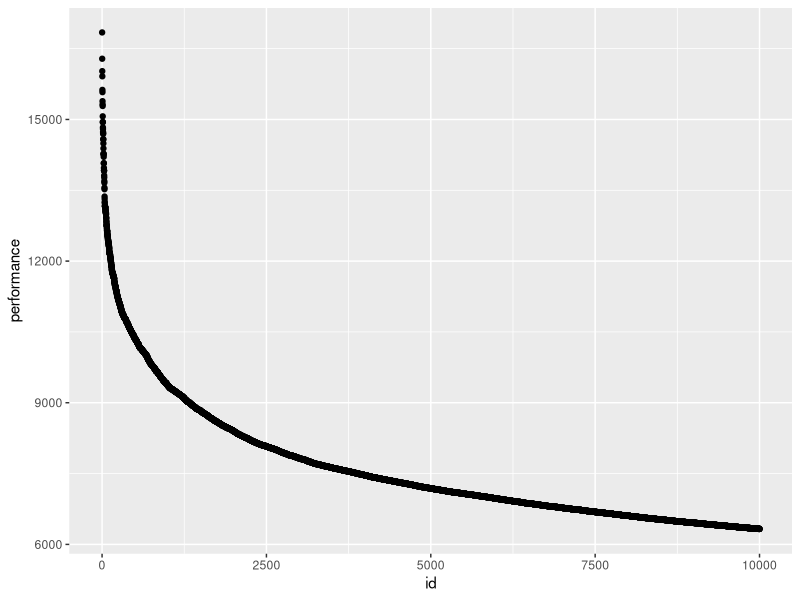
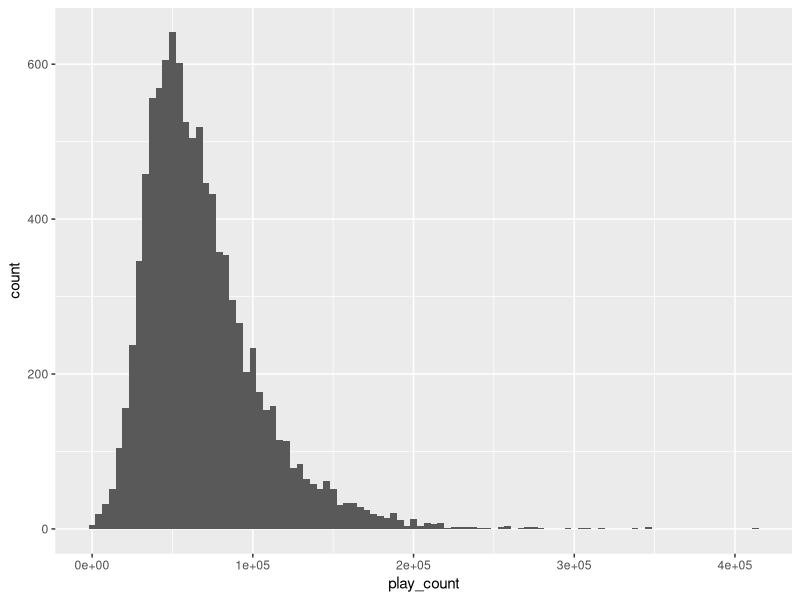
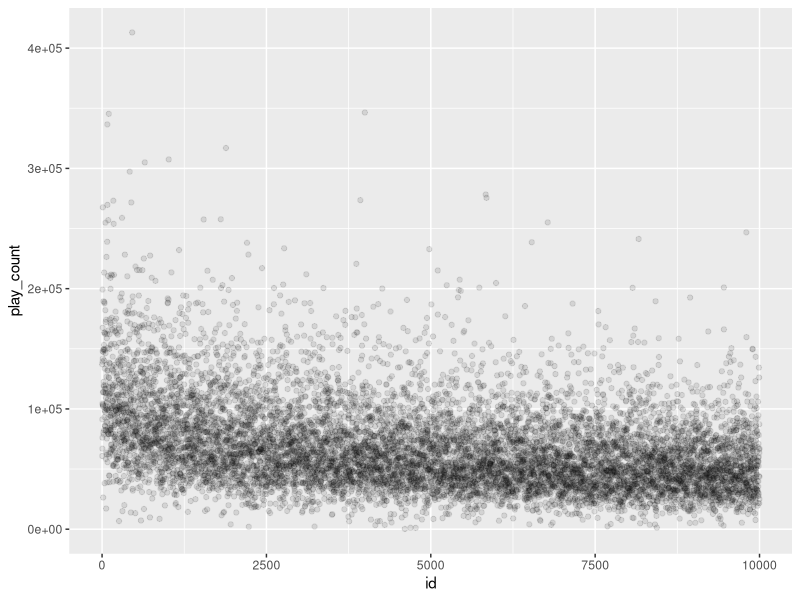
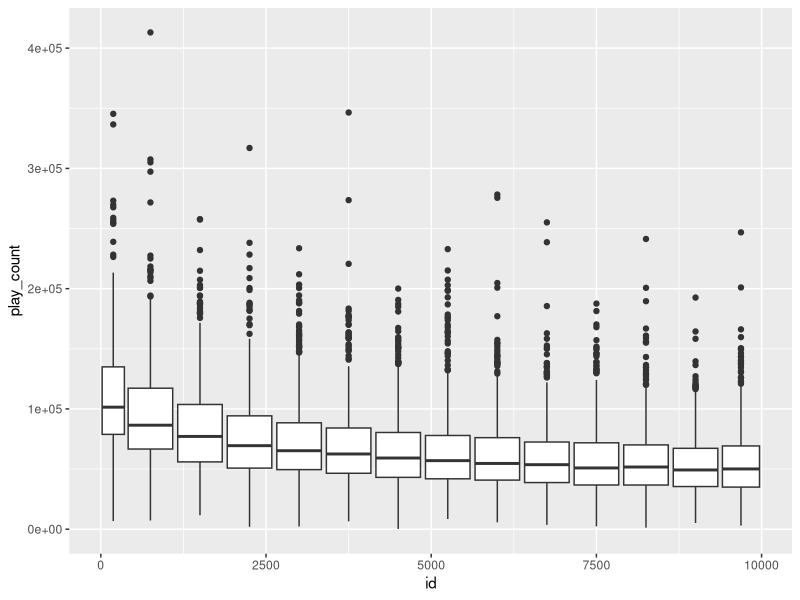
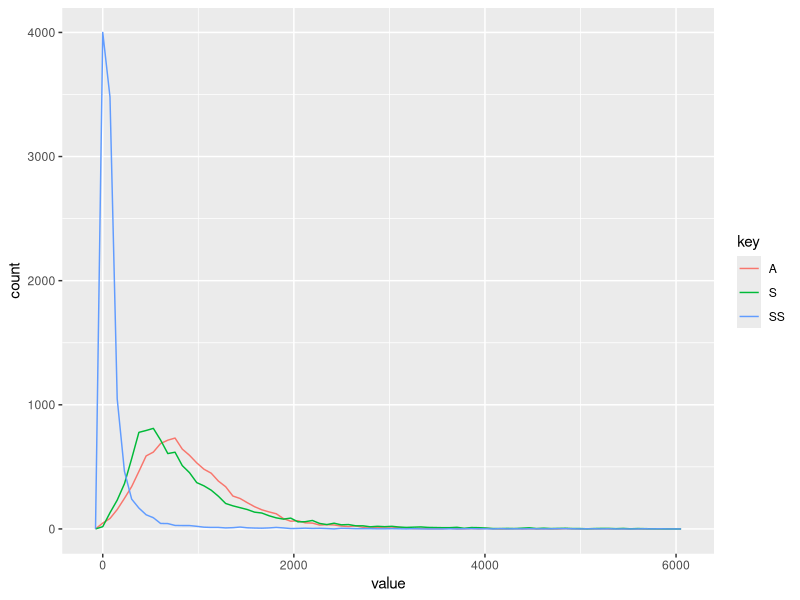
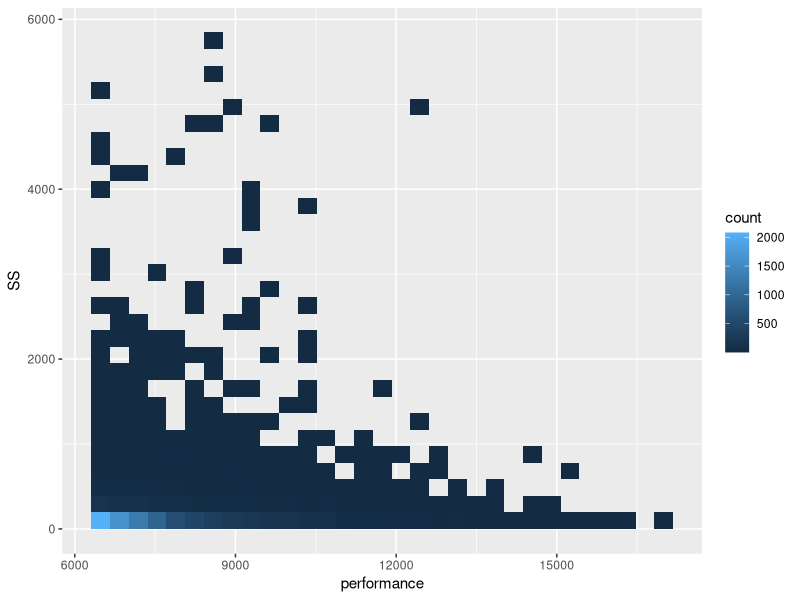
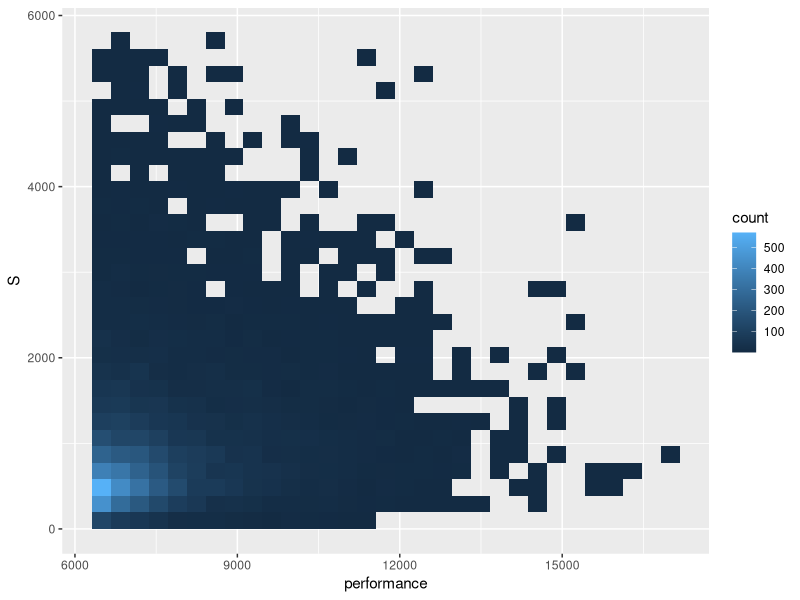
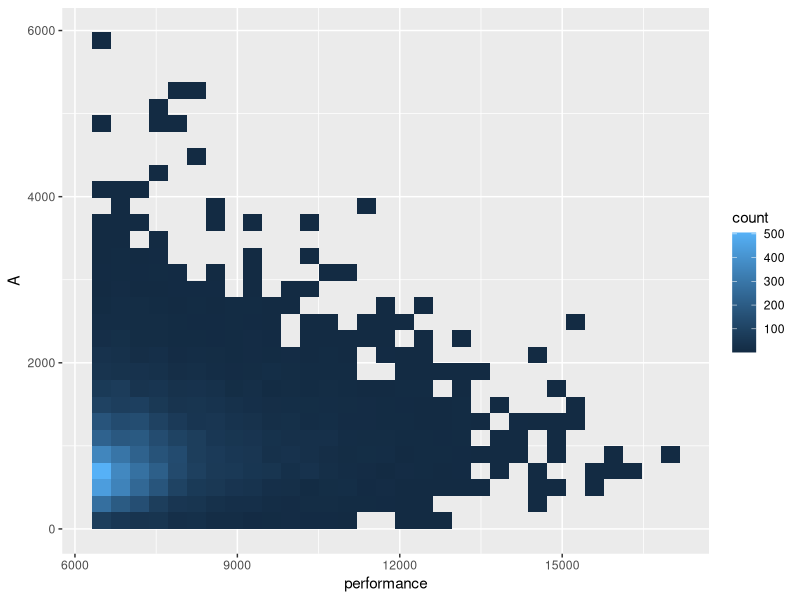

Source code (R) for these figures, in order: (Note: this script raises an error after producing the figures.)
## ---- chunk 1
library(readr)
library(dplyr) # ignore the warning
library(tidyr)
library(ggplot2)
lables <- c("name","performance","accuracy","play_count","SS","S","A")
Player <- read_csv("../Python code/new_player_data.csv",col_names = lables) %>%
  select(performance,play_count,accuracy,SS,S,A) # I don't need player names for this analysis. 
head(Player)
## ---- chunk 2
# for some reason Player isn't sorted by performance yet. 
Player <- Player %>% 
  arrange(desc(performance)) %>%
  mutate(
    id = 1:nrow(Player) # which is bascially a player's rank based on performance rating
      )
ggplot(data = Player) +
  geom_point(mapping = aes(x= id, y=performance))
## ---- chunk 3
ggplot(data = Player) + 
  geom_histogram(mapping = aes(x = play_count),bins = 100)
## ---- chunk 4
ggplot(data = Player) +
  geom_point(mapping = aes(x = id, y = play_count), alpha = 1/10)
## ---- chunk 5
Player %>%
  ggplot(mapping = aes(x = id, y = play_count, group = cut_width(id,750))) +
  geom_boxplot()
## ---- chunk 6
Player %>% 
  gather(key = key, value = value, -id, -performance, -play_count, -accuracy) %>%
  filter(value<6000) %>% # there are a handful of extreme values 
  ggplot(mapping = aes(x = value, color = key)) + 
  geom_freqpoly(bins = 80) 
## ---- chunk 7
Player %>%
  filter(SS<6000,S<6000,A<6000) %>%
  ggplot() +
  geom_bin2d(mapping = aes(x = performance, y = SS))

Player %>%
  filter(SS<6000,S<6000,A<6000) %>%
  ggplot() +
  geom_bin2d(mapping = aes(x = performance, y = S))

Player %>%
  filter(SS<6000,S<6000,A<6000) %>%
  ggplot() +
  geom_bin2d(mapping = aes(x = performance, y = A))
## ---- chunk 8
centered_data <- Player %>%
  mutate(
    play_count = (play_count-mean(play_count))/sqrt(var(play_count)),
    S = (S-mean(S))/sqrt(var(S)), # centering,
    SS = (SS-mean(SS))/sqrt(var(SS)), # centering
    A = (A - mean(A))/sqrt(var(A)), # centering
    accuracy = (accuracy - mean(accuracy))/sd(accuracy),
    performance = (performance - mean(performance))/sd(performance)
  ) %>%
  select(performance,play_count,S,SS,A,accuracy) # not accepting id
## ---- chunk 9
centered_data %>%
  gather(key = key, value = value) %>%
  ggplot(aes(x = key, y = value)) +
  geom_boxplot()
## ---- chunk 10
# function to help with repeated code
is_in_range <- function(obj) {
  between(obj,mean(obj)-4*sd(obj),mean(obj)+4*sd(obj))
}

#now filtering non-centered data
filtered_data <- Player %>%
  filter(
    is_in_range(S),
    is_in_range(SS),
    is_in_range(A),
    is_in_range(performance),
    is_in_range(accuracy)
  ) 
#now centering that filtered data (a bit redundant yes)
centered_filtered_data <- filtered_data %>%
  mutate(
    play_count = (play_count-mean(play_count))/sqrt(var(play_count)),
    S = (S-mean(S))/sqrt(var(S)), # centering,
    SS = (SS-mean(SS))/sqrt(var(SS)), # centering
    A = (A - mean(A))/sqrt(var(A)), # centering
    accuracy = (accuracy - mean(accuracy))/sd(accuracy),
    performance = (performance - mean(performance))/sd(performance)
  ) %>%
  select(performance,play_count,S,SS,A,accuracy)
#count(centered_filtered_data)
## ---- chunk 11
cor_matrix_CFD <- cor(centered_filtered_data)
print("cor(centered_filtered_data) ====================")
print(round(cor_matrix_CFD,2))
cor_matrix_CD <- cor(centered_data)
#print(round(cor_matrix_CD,2))
cor_matrix_diff <- cor_matrix_CFD - cor_matrix_CD
print("cor(centered_filtered_data) - cor(centered_data)")
print(round(cor_matrix_diff,2))
## ---- chunk 12
# 1st experimental correlation in regards to performance, q = 0.39
ggplot(centered_filtered_data) +
  geom_point(aes(x = `play_count`, y = performance),alpha = 1/15) +
  geom_abline(slope = cor_matrix_CFD['play_count','performance'],color = "red")

# 2nd experimental correlation in regards to performance, q = 0.20
ggplot(centered_filtered_data) +
  geom_point(aes(x = S, y = performance),alpha = 1/15) +
  geom_abline(slope = cor_matrix_CFD['S','performance'],color = "red")

# last experimental correlation in regards to performance, q = -0.06
ggplot(centered_filtered_data) +
  geom_point(aes(x = accuracy, y = performance),alpha = 1/15) +
  geom_abline(slope = cor_matrix_CFD['accuracy','performance'],color = "red") 

## ---- chunk 13
model1 <- lm(log(play_count) ~ id, data = Player) # basic linear model
model2 <- lm(play_count ~ id, data = Player)
a <- model1$coefficients[2]
b <- model1$coefficients[1]
summary(model1)

f <- function(id,a,b) {
  a*id + b
}
quick_tibble <- tibble(
  id = Player$id, 
  play_count = exp(f(Player$id,a,b))
)

ggplot() +
  geom_point(data = Player, mapping = aes(x = id, y = play_count), alpha = 1/10) +
  geom_abline(slope = 0,intercept = mean(Player$play_count), color = "red", size = 2) +
  geom_line(data = quick_tibble, mapping = aes(x = id, y = play_count), color = "yellow", size = 2) +
  geom_abline(slope = model2$coefficients[2], intercept = model2$coefficients[1], color = "green", size = 2)

## ---- chunk 14
model2 <- lm(performance ~ play_count + S + A, data = Player) # basic linear model
summary(model2)
plot(model2)
## ---- chunk 15
model2 <- lm(play_count ~ performance + S, data = Player) # basic linear model
model$coefficients
#ggplot(data = Player) +
#  geom_point(mapping = aes(x = performance, y = play_count), alpha = 1/10) +
#  geom_abline(slope = 0,intercept = mean(Player$play_count), color = "red") +
#  geom_abline(slope = model1$coefficients[2], intercept = -model1$coefficients[1], color = "blue")
## ---- chunk 16
df <- tibble(
  x = 1:20,
  y = 1.1*x+3
)
model3 <- lm(y ~ x, data = df)
model3$coefficients
